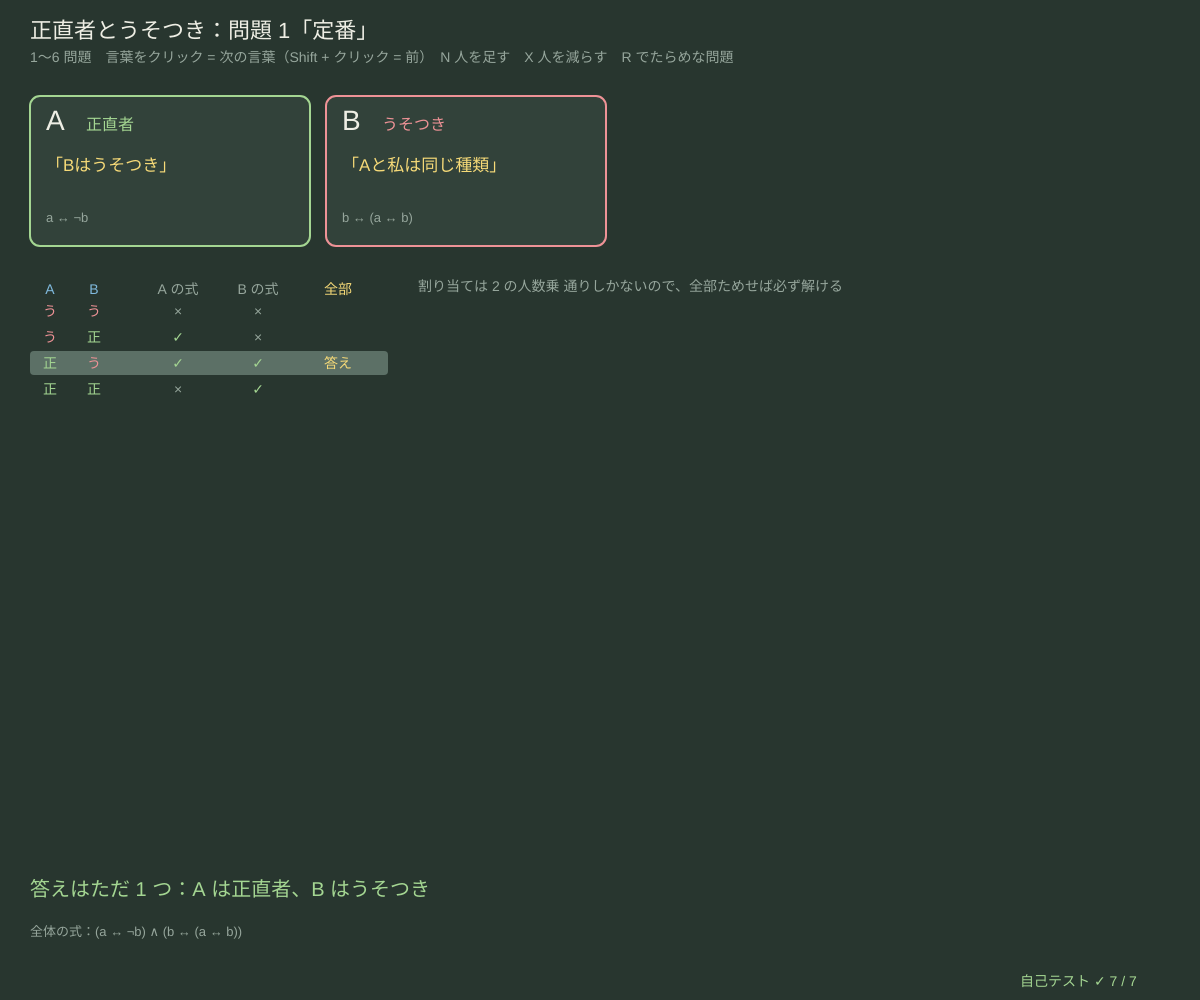
Frame 1 (no input)
Frame 60 (no input): identical to frame 1, image omitted
Frame 120 (the mouse pressed at the canvas centre since frame 60): identical to frame 1, image omitted

The p5.js sketch that drew this single still picture (run headless with seeded random() and noise() and a simulated clock; from frame 60 on, the mouse is pressed at the canvas centre):

// p5.js sketch
// ── sketch.js
// ============================================
// 13 正直者とうそつき ─ ある島の住人は、いつも本当のことを言う正直者か、いつもうそを言ううそつき。
// 「A が言う S」は「A が正直者 ⇔ S が正しい」という論理式になる（a = A が正直者）。全員の式を ∧ でつなぎ、
// 割り当て（だれが正直者か）を全部ためすと、答えが 1 つ・いくつも・1 つもない、のどれかがわかる。
// 「私はうそつき」は a ↔ ¬a で、どの割り当てでも偽：うそつきのパラドックス
// 1〜6 問題 / 人のカードの言葉をクリック = 次の言葉（Shift + クリック = 前）/ N 人を足す（4 人まで）/ X 人を減らす / R でたらめな問題
// ============================================

const NAMES = ['A', 'B', 'C', 'D'];
const PUZZLES = [                       // ★ 問題：人ごとの言葉 [種類, 引数…]
  ['定番', [['liar', 1], ['same', 0, 1]]],
  ['2 人ともうそつき？', [['allLiars'], ['none']]],
  ['うそつきの連鎖', [['liar', 1], ['liar', 2], ['bothLiars', 0, 1]]],
  ['「私は正直者」', [['knight', 0], ['none']]],
  ['うそつきのパラドックス', [['liar', 0], ['none']]],
  ['人数の証言', [['exactly', 1], ['exactly', 2], ['atLeastOneLiar']]],
];
let people = [], pIdx = 0, cardHits = [];

function setup() {
  createCanvas(windowWidth, windowHeight);
  selfTest();
  loadPuzzle(0);
}
function windowResized() { resizeCanvas(windowWidth, windowHeight); }
function loadPuzzle(k) { pIdx = k; people = PUZZLES[k][1].map((s) => s.slice()); }
// ---- 言葉 → 日本語と論理式（変数 a b c d = その人が正直者）
const vname = (i) => 'abcd'[i];
function stmtJa(s, me) {
  const nm = (i) => (i === me ? '私' : NAMES[i]);
  switch (s[0]) {
    case 'none': return '（何も言わない）';
    case 'knight': return nm(s[1]) + 'は正直者';
    case 'liar': return nm(s[1]) + 'はうそつき';
    case 'same': return nm(s[1]) + 'と' + nm(s[2]) + 'は同じ種類';
    case 'diff': return nm(s[1]) + 'と' + nm(s[2]) + 'はちがう種類';
    case 'ifThen': return nm(s[1]) + 'が正直者なら' + nm(s[2]) + 'も正直者';
    case 'bothLiars': return nm(s[1]) + 'も' + nm(s[2]) + 'もうそつき';
    case 'exactly': return '正直者はちょうど ' + s[1] + ' 人';
    case 'atLeastOneLiar': return '少なくとも 1 人はうそつき';
    case 'allLiars': return '全員うそつき';
  }
  return '?';
}
function stmtFml(s, n) {                // 言葉の論理式
  const v = (i) => fVar(vname(i)), ands = (fs) => fs.reduce((x, y) => fBin('and', x, y)), ors = (fs) => fs.reduce((x, y) => fBin('or', x, y));
  switch (s[0]) {
    case 'none': return F_TOP;
    case 'knight': return v(s[1]);
    case 'liar': return fNot(v(s[1]));
    case 'same': return fBin('iff', v(s[1]), v(s[2]));
    case 'diff': return fNot(fBin('iff', v(s[1]), v(s[2])));
    case 'ifThen': return fBin('imp', v(s[1]), v(s[2]));
    case 'bothLiars': return fBin('and', fNot(v(s[1])), fNot(v(s[2])));
    case 'atLeastOneLiar': return ors(Array.from({ length: n }, (_, i) => fNot(v(i))));
    case 'allLiars': return ands(Array.from({ length: n }, (_, i) => fNot(v(i))));
    case 'exactly': {                   // ちょうど k 人：正直者の組み合わせを全部 ∨ でつなぐ
      let terms = [];
      for (let m = 0; m < 1 << n; m++) if (popcount(m) === s[1]) terms.push(ands(Array.from({ length: n }, (_, i) => ((m >> i) & 1 ? v(i) : fNot(v(i))))));
      return terms.length ? ors(terms) : F_BOT;
    }
  }
  return F_TOP;
}
function popcount(m) { let c = 0; while (m) { c += m & 1; m >>= 1; } return c; }
function stmtDirect(s, env, n) {        // 同じ意味を、式を使わずに直接計算（自己テストでくらべる）
  let k = env.filter((x) => x).length;
  switch (s[0]) {
    case 'none': return true;
    case 'knight': return env[s[1]];
    case 'liar': return !env[s[1]];
    case 'same': return env[s[1]] === env[s[2]];
    case 'diff': return env[s[1]] !== env[s[2]];
    case 'ifThen': return !env[s[1]] || env[s[2]];
    case 'bothLiars': return !env[s[1]] && !env[s[2]];
    case 'exactly': return k === s[1];
    case 'atLeastOneLiar': return k < n;
    case 'allLiars': return k === 0;
  }
  return true;
}
function puzzleFml(ps) { let n = ps.length; return ps.map((s, i) => fBin('iff', fVar(vname(i)), stmtFml(s, n))).reduce((x, y) => fBin('and', x, y)); }
// ★ 解く：全部の割り当て（2ⁿ 通り）で、全員の「正直者 ⇔ 言葉が正しい」が成り立つものを集める
function solve(ps) {
  let n = ps.length, f = puzzleFml(ps), vars = ps.map((_, i) => vname(i)), models = [];
  for (let m = 0; m < 1 << n; m++) { let env = {}; vars.forEach((v, i) => (env[v] = !!((m >> (n - 1 - i)) & 1))); if (evalFml(f, env)) models.push(vars.map((v) => env[v])); }
  return { f, models };
}
function solveDirect(ps) { let n = ps.length, out = []; for (let m = 0; m < 1 << n; m++) { let env = []; for (let i = 0; i < n; i++) env.push(!!((m >> (n - 1 - i)) & 1)); if (ps.every((s, i) => env[i] === stmtDirect(s, env, n))) out.push(env); } return out; }
function choices(me, n) {               // その人が言える言葉の一覧
  let out = [['none']];
  for (let i = 0; i < n; i++) out.push(['knight', i], ['liar', i]);
  for (let i = 0; i < n; i++) for (let j = i + 1; j < n; j++) out.push(['same', i, j], ['diff', i, j], ['bothLiars', i, j]);
  for (let i = 0; i < n; i++) for (let j = 0; j < n; j++) if (i !== j) out.push(['ifThen', i, j]);
  for (let k = 0; k <= n; k++) out.push(['exactly', k]);
  out.push(['atLeastOneLiar'], ['allLiars']);
  return out;
}
function cycle(i, dir) { let cs = choices(i, people.length), k = cs.findIndex((c) => JSON.stringify(c) === JSON.stringify(people[i])); people[i] = cs[(k + dir + cs.length) % cs.length]; pIdx = -1; }
function randomPuzzle(n) { let ps = []; for (let i = 0; i < n; i++) ps.push(rndPick(choices(i, n).slice(1))); return ps; }
function fixRefs() { let n = people.length; people = people.map((s) => (s.slice(1).some((x, j) => s[0] !== 'exactly' && x >= n) ? ['none'] : s[0] === 'exactly' && s[1] > n ? ['exactly', n] : s)); }

function draw() {
  background(...BG);
  hudTitle('正直者とうそつき：' + (pIdx >= 0 ? '問題 ' + (pIdx + 1) + '「' + PUZZLES[pIdx][0] + '」' : '自分で作った問題'), '1〜6 問題　言葉をクリック = 次の言葉（Shift + クリック = 前）　N 人を足す　X 人を減らす　R でたらめな問題');
  let n = people.length, sol = solve(people), unique = sol.models.length === 1 ? sol.models[0] : null;
  // ---- 人のカード
  let cw = Math.min(280, (width - 60) / n - 16);
  cardHits = [];
  people.forEach((s, i) => {
    let x = 30 + i * (cw + 16), y = 96, role = unique ? (unique[i] ? 'knight' : 'liar') : null;
    stroke(...(role === 'knight' ? GRN : role === 'liar' ? PINK : LINEC)); strokeWeight(2); fill(...PANEL); rect(x, y, cw, 150, 10);
    noStroke(); fill(...INK); textSize(28); textAlign(LEFT, TOP); text(NAMES[i], x + 16, y + 12);
    if (role) { fill(...(role === 'knight' ? GRN : PINK)); textSize(16); text(role === 'knight' ? '正直者' : 'うそつき', x + 56, y + 22); }
    fill(...YEL); textSize(17); text('「' + stmtJa(s, i) + '」', x + 16, y + 62, cw - 24, 50);
    fill(...DIMC); textSize(13); text(fmlStr(fBin('iff', fVar(vname(i)), stmtFml(s, n))), x + 16, y + 116, cw - 24, 30);
    cardHits.push([i, x, y, cw, 150]);
  });
  // ---- 真理値表
  let y0 = 290, rows = 1 << n, rh = Math.min(26, (height - y0 - 140) / rows);
  noStroke(); textAlign(CENTER, CENTER); textSize(14);
  people.forEach((_, i) => { fill(...SKY); text(NAMES[i], 50 + i * 44, y0); });
  people.forEach((s, i) => { fill(...DIMC); text(NAMES[i] + ' の式', 50 + n * 44 + 40 + i * 80, y0); });
  fill(...YEL); text('全部', 50 + n * 44 + 40 + n * 80, y0);
  for (let m = 0; m < rows; m++) {
    let env = {}; for (let i = 0; i < n; i++) env[vname(i)] = !!((m >> (n - 1 - i)) & 1);
    let y = y0 + 22 + m * rh, ok = evalFml(sol.f, env);
    if (ok) { fill(...LINEC); rect(30, y - rh / 2, 50 + n * 44 + 40 + n * 80 + 20, rh - 2, 4); }
    textSize(Math.min(14, rh * 0.7));
    for (let i = 0; i < n; i++) { fill(...(env[vname(i)] ? GRN : PINK)); text(env[vname(i)] ? '正' : 'う', 50 + i * 44, y); }
    people.forEach((s, i) => { let v = evalFml(fBin('iff', fVar(vname(i)), stmtFml(s, n)), env); fill(...(v ? GRN : DIMC)); text(v ? '✓' : '×', 50 + n * 44 + 40 + i * 80, y); });
    fill(...(ok ? YEL : DIMC)); text(ok ? '答え' : '', 50 + n * 44 + 40 + n * 80, y);
  }
  let lx = 50 + n * 44 + 40 + n * 80 + 80;
  fill(...DIMC); textSize(14); textAlign(LEFT, TOP); textLeading(22);
  text('読み方\n正 = 正直者、う = うそつき（a = A は正直者）\n「A の式」= A ⇔ A の言葉が正しい\n全員の式が ✓ の行が答え\n\n正直者の言葉は正しい、うそつきの言葉はまちがい。\nだから「A が S と言う」は a ↔ S。\n割り当ては 2 の人数乗 通りしかないので、全部ためせば必ず解ける', lx, y0 - 10, width - lx - 30, 300);
  // ---- 結論
  let by = height - 104; textAlign(LEFT, BASELINE); textSize(20);
  if (unique) { fill(...GRN); text('答えはただ 1 つ：' + people.map((_, i) => NAMES[i] + ' は' + (unique[i] ? '正直者' : 'うそつき')).join('、'), 30, by); }
  else if (sol.models.length) { fill(...YEL); text('答えが ' + sol.models.length + ' 通り：この言葉だけでは決まらない', 30, by); }
  else { fill(...PINK); text('答えなし：どの割り当てでも矛盾する' + (people.some((s, i) => s[0] === 'liar' && s[1] === i) ? '（「私はうそつき」= a ↔ ¬a はうそつきのパラドックス）' : ''), 30, by); }
  fill(...DIMC); textSize(13);
  text('全体の式：' + (fmlStr(sol.f).length > 150 ? fmlStr(sol.f).slice(0, 149) + '…' : fmlStr(sol.f)), 30, by + 30, width - 60, 40);
  drawSelfTest(width - 180, height - 14);
}
function mousePressed() {
  for (let [i, x, y, w, h] of cardHits) if (mouseX > x && mouseX < x + w && mouseY > y && mouseY < y + h) { cycle(i, keyIsPressed && key === 'Shift' ? -1 : 1); return; }
}
function keyPressed() {
  if (key >= '1' && key <= '6') loadPuzzle(Number(key) - 1);
  if ((key === 'n' || key === 'N') && people.length < 4) { people.push(['none']); pIdx = -1; }
  if ((key === 'x' || key === 'X') && people.length > 1) { people.pop(); fixRefs(); pIdx = -1; }
  if (key === 'r' || key === 'R') { people = randomPuzzle(rndInt(2, 4)); pIdx = -1; }
  return false;
}

// ---- 自己テスト
function selfTest() {
  selfTestResults = [];
  const ans = (k) => solve(PUZZLES[k][1]).models.map((m) => m.map((v) => (v ? '正' : 'う')).join(''));
  check('問題 1：A は正直者、B はうそつき（ただ 1 つ）', ans(0).join() === '正う');
  check('問題 2：「2 人ともうそつき」と言う A はうそつき、B は正直者', ans(1).join() === 'う正');
  check('問題 3：うそつきの連鎖は B だけが正直者', ans(2).join() === 'う正う');
  check('問題 4「私は正直者」は答えが 2 通り、問題 5「私はうそつき」は答えなし', ans(3).length === 2 && ans(4).length === 0);
  check('うそつきの文 L ↔ ¬L は矛盾（真理値表で 2 行とも偽）', classifyFml(fBin('iff', fVar('l'), fNot(fVar('l')))).kind === 'contra');
  seedRng(13); let agree = 0, N = 300, kinds = [0, 0, 0], sat = true;
  for (let t = 0; t < N; t++) {
    let ps = randomPuzzle(rndInt(2, 4));
    let a = solve(ps).models.map((m) => m.join()), b = solveDirect(ps).map((m) => m.join());
    if (a.join('|') === b.join('|')) agree++;
    kinds[Math.min(2, a.length)]++;
    for (let m of solve(ps).models) if (!ps.every((s, i) => m[i] === stmtDirect(s, m, ps.length))) sat = false;
  }
  check('でたらめな問題 ' + N + ' 個：論理式の真理値表で解いた答え = 言葉を直接計算した総当たりの答え', agree === N);
  check('答えなし ' + kinds[0] + '・ただ 1 つ ' + kinds[1] + '・複数 ' + kinds[2] + ' の全部が出て、答えはどれも全員の言葉と合う', kinds.every((k) => k > 0) && sat);
  reportSelfTest();
}

// ---------- やってみよう ----------
// 1. 問題 1 を自分で解いてから、右の表で確かめよう。「B が言う A と B は同じ種類」は、実は「A は正直者」と同じ意味（なぜ？）
// 2. 問題 4「私は正直者」はなぜ答えが決まらない？ 問題 5「私はうそつき」はなぜ答えがない？
// 3. 言葉をクリックで変えて、答えがただ 1 つになる 3 人の問題を作ろう。友だちに出題してみよう
// 4. 「正直者はちょうど k 人」は ∧ と ∨ で書くと長い式になる。全体の式の長さを見よう
// 5. 11 の「この文は証明できない」は、うそつきの文の「うそ」を「証明できない」にかえたもの。こちらは矛盾しない

// ==================================================
// ここから下は「論理の道具」（中身は読まなくても OK。消さないでね）
// ==================================================
// ---- 色と小さな道具（黒板とチョーク）
const BG = [40, 54, 47];                // 背景（黒板の灰緑）
const INK = [238, 238, 228];            // 文字（白いチョーク）
const YEL = [246, 218, 120], SKY = [128, 186, 222], PINK = [238, 146, 150], GRN = [164, 214, 146], LILAC = [196, 170, 230];
const DIMC = [150, 166, 156], PANEL = [50, 66, 58], LINEC = [92, 112, 102];
function clampv(v, a, b) { return v < a ? a : v > b ? b : v !== v ? a : v; }     // NaN なら a に戻す
function fmtN(v, d) { if (typeof v !== 'number' || v !== v) return '?'; return v.toFixed(d === undefined ? 2 : d); }
function hudTitle(t, sub) {              // 左上のタイトルと操作の説明（日本語は 1 文字ずつ折り返す）
  textWrap(CHAR); noStroke(); fill(...INK); textSize(22); textAlign(LEFT, BASELINE); text(t, 30, 38);
  fill(...DIMC); textSize(14); textLeading(19); text(sub, 30, 62);
}
function typeInto(s, ch, allowed, maxLen) {   // 文字の入力：allowed に入っている 1 文字だけ足す（長さの上限つき）
  if (typeof ch !== 'string' || ch.length !== 1 || allowed.indexOf(ch) < 0) return s;
  return s.length < (maxLen || 40) ? s + ch : s;
}
function chalkPanel(x, y, w, h) { noStroke(); fill(...PANEL); rect(x, y, w, h, 8); }
function drawInputLine(x, y, label, s, err, active) {   // 入力欄：文字列と、まちがいの説明
  noStroke(); fill(...(active === false ? DIMC : YEL)); textSize(15); textAlign(LEFT, BASELINE); text(label, x, y);
  let lx = x + textWidth(label) + 8;
  fill(...INK); textSize(20); text(s + (active !== false && frameCount % 60 < 30 ? '▏' : ''), lx, y + 1);
  if (err) { fill(...PINK); textSize(14); text('✗ ' + err, lx, y + 22); }
}
// ---- 種つきの乱数（同じ種なら毎回同じ列 → 実験をくり返せる）
let rngState = 1;
function seedRng(s) { rngState = (s >>> 0) || 1; }
function rnd() {                       // 0〜1 の一様乱数（mulberry32）
  rngState = (rngState + 0x6d2b79f5) >>> 0;
  let t = rngState;
  t = Math.imul(t ^ (t >>> 15), t | 1);
  t ^= t + Math.imul(t ^ (t >>> 7), t | 61);
  return ((t ^ (t >>> 14)) >>> 0) / 4294967296;
}
function rndInt(a, b) { return a + Math.floor(rnd() * (b - a + 1)); }
function rndPick(arr) { return arr[Math.floor(rnd() * arr.length)]; }
// ---- 論理式の道具：字句 → 構文木（再帰下降）→ 文字列・真理値
// 構文木 = { op: 'var', name } / { op: 'top' } ⊤ / { op: 'bot' } ⊥ / { op: 'not', a } / { op: 'and' | 'or' | 'imp' | 'iff', a, b }
//          （様相論理だけ { op: 'box', a } □ と { op: 'dia', a } ◇）
// 強さの順：¬ □ ◇ ＞ ∧ ＞ ∨ ＞ →（右から結合：p→q→r = p→(q→r)）＞ ↔
// ASCII でも書ける：~ ! = ¬、& ^ = ∧、| = ∨、-> > = →、<-> = = ↔、1 = ⊤、0 = ⊥、[] = □、<> = ◇
const FML_KEYS = 'abcdefghijklmnopqrstuvwxyz0123456789~!&|^-<>=()[] ';   // 入力できる文字
const FML_MAX_VARS = 6;                // ★ 変数の数の上限（真理値表は 2⁶ = 64 行まで）
const OP_SYM = { not: '¬', and: '∧', or: '∨', imp: '→', iff: '↔', box: '□', dia: '◇' };
function fVar(n) { return { op: 'var', name: n }; }
function fNot(a) { return { op: 'not', a }; }
function fBin(op, a, b) { return { op, a, b }; }
const F_TOP = { op: 'top' }, F_BOT = { op: 'bot' };
function lexFormula(src, modal) {      // 返り値 {toks} または {error, at}
  let toks = [], i = 0;
  const one = { '¬': 'not', '~': 'not', '!': 'not', '∧': 'and', '&': 'and', '^': 'and', '∨': 'or', '|': 'or', '→': 'imp', '>': 'imp', '↔': 'iff', '=': 'iff',
    '(': '(', ')': ')', '⊤': 'top', '1': 'top', '⊥': 'bot', '0': 'bot', '□': 'box', '◇': 'dia' };
  while (i < src.length) {
    let c = src[i];
    if (c === ' ') { i++; continue; }
    if (src.startsWith('<->', i)) { toks.push({ k: 'iff', at: i }); i += 3; continue; }
    if (src.startsWith('->', i)) { toks.push({ k: 'imp', at: i }); i += 2; continue; }
    if (src.startsWith('[]', i) || src.startsWith('<>', i)) {
      if (!modal) return { error: '[] <>（□ ◇）は様相論理（12）だけで使える', at: i };
      toks.push({ k: src[i] === '[' ? 'box' : 'dia', at: i }); i += 2; continue;
    }
    if (c >= 'a' && c <= 'z') {
      let j = i + 1; while (j < src.length && ((src[j] >= '0' && src[j] <= '9') || src[j] === "'")) j++;
      toks.push({ k: 'var', name: src.slice(i, j), at: i }); i = j; continue;
    }
    if (one[c]) {
      if ((one[c] === 'box' || one[c] === 'dia') && !modal) return { error: '□ ◇ は様相論理（12）だけで使える', at: i };
      toks.push({ k: one[c], at: i }); i++; continue;
    }
    if (c === '-' || c === '<' || c === '[' || c === ']') return { error: '「' + c + '」だけでは記号にならない（-> <-> [] <> と書く）', at: i };
    return { error: '使えない文字「' + c + '」', at: i };
  }
  return { toks };
}
function parseFormula(src, modal) {     // 返り値 {f} または {error, at}（例外は投げない）
  if (typeof src !== 'string') return { error: '文字列ではない', at: 0 };
  if (src.length > 160) return { error: '長すぎる（160 文字まで）', at: 160 };
  let lx = lexFormula(src, modal);
  if (lx.error) return lx;
  let toks = lx.toks, pos = 0, depth = 0;
  if (!toks.length) return { error: '式が空', at: 0 };
  const peek = () => toks[pos], at = () => (toks[pos] ? toks[pos].at : src.length);
  const fail = (m) => { throw { msg: m, at: at() }; };
  const bin = (sub, op, right) => {    // 2 項演算の 1 段：左結合（right なら右結合）
    let a = sub();
    if (right) { if (peek() && peek().k === op) { pos++; return fBin(op, a, bin(sub, op, true)); } return a; }
    while (peek() && peek().k === op) { pos++; a = fBin(op, a, sub()); }
    return a;
  };
  const pIff = () => bin(pImp, 'iff', false);
  const pImp = () => bin(pOr, 'imp', true);
  const pOr = () => bin(pAnd, 'or', false);
  const pAnd = () => bin(pUn, 'and', false);
  const pUn = () => {
    if (++depth > 80) fail('入れ子が深すぎる');
    let t = peek(), r;
    if (!t) fail('式が途中で終わっている');
    if (t.k === 'not' || t.k === 'box' || t.k === 'dia') { pos++; r = { op: t.k, a: pUn() }; }
    else if (t.k === 'var') { pos++; r = fVar(t.name); }
    else if (t.k === 'top') { pos++; r = F_TOP; }
    else if (t.k === 'bot') { pos++; r = F_BOT; }
    else if (t.k === '(') { pos++; r = pIff(); if (!peek() || peek().k !== ')') fail('「)」が足りない'); pos++; }
    else if (t.k === ')') fail('「)」の前に式がない');
    else fail('「' + OP_SYM[t.k] + '」の前に式がない');
    depth--; return r;
  };
  try {
    let f = pIff();
    if (pos < toks.length) {
      let t = toks[pos];
      return { error: t.k === ')' ? '余分な「)」' : t.k === 'var' || t.k === '(' || t.k === 'top' || t.k === 'bot' || t.k === 'not' ? 'ここに演算子（∧ ∨ → など）が要る' : '「' + (OP_SYM[t.k] || t.k) + '」がおかしな所にある', at: t.at };
    }
    let nv = fmlVars(f).length;
    if (nv > FML_MAX_VARS) return { error: '変数が ' + nv + ' 個（' + FML_MAX_VARS + ' 個まで）', at: 0 };
    return { f };
  } catch (e) { return { error: e && e.msg ? e.msg : '読めない式', at: e && e.at !== undefined ? e.at : 0 }; }
}
const FML_PREC = { iff: 1, imp: 2, or: 3, and: 4 };
function fmlStr(f) {                    // 構文木 → 文字列（かっこは必要な所と、ちがう演算子が混ざる所に）
  if (!f) return '?';
  switch (f.op) {
    case 'var': return f.name;
    case 'top': return '⊤';
    case 'bot': return '⊥';
    case 'not': case 'box': case 'dia': return OP_SYM[f.op] + (FML_PREC[f.a.op] ? '(' + fmlStr(f.a) + ')' : fmlStr(f.a));
  }
  let side = (c, isLeft) => {
    if (!FML_PREC[c.op]) return fmlStr(c);
    let assocOk = c.op === f.op && (f.op === 'imp' ? !isLeft : isLeft);
    return assocOk ? fmlStr(c) : '(' + fmlStr(c) + ')';
  };
  return side(f.a, true) + ' ' + OP_SYM[f.op] + ' ' + side(f.b, false);
}
function fmlVars(f, out) {              // 出てくる変数（名前の順）
  let top = !out; out = out || new Set();
  if (f.op === 'var') out.add(f.name);
  if (f.a) fmlVars(f.a, out);
  if (f.b) fmlVars(f.b, out);
  return top ? [...out].sort() : out;
}
function evalFml(f, env) {              // 真理値（env = { p: true, q: false, ... }）
  switch (f.op) {
    case 'var': return !!env[f.name];
    case 'top': return true;
    case 'bot': return false;
    case 'not': return !evalFml(f.a, env);
    case 'and': return evalFml(f.a, env) && evalFml(f.b, env);
    case 'or': return evalFml(f.a, env) || evalFml(f.b, env);
    case 'imp': return !evalFml(f.a, env) || evalFml(f.b, env);
    case 'iff': return evalFml(f.a, env) === evalFml(f.b, env);
  }
  return false;                         // □ ◇ は真理値表では評価しない（12 を見よ）
}
function envOf(vars, k) { let e = {}; vars.forEach((v, i) => (e[v] = !!((k >> (vars.length - 1 - i)) & 1))); return e; }   // k 番目の割り当て（上の桁が最初の変数）
function truthRows(f, vars) { vars = vars || fmlVars(f); let rows = []; for (let k = 0; k < 1 << vars.length; k++) { let env = envOf(vars, k); rows.push({ env, v: evalFml(f, env) }); } return rows; }
function classifyFml(f) {               // 'taut' 恒真 / 'sat' 充足可能（恒真ではない）/ 'contra' 矛盾
  let rows = truthRows(f), n = rows.filter((r) => r.v).length;
  return { kind: n === rows.length ? 'taut' : n === 0 ? 'contra' : 'sat', nTrue: n, nRows: rows.length };
}
const KIND_JA = { taut: '恒真（トートロジー）', sat: '充足可能（恒真ではない）', contra: '矛盾（充足不能）' };
function fmlEq(a, b) { if (!a || !b || a.op !== b.op) return false; if (a.op === 'var') return a.name === b.name; if (a.a && !fmlEq(a.a, b.a)) return false; if (a.b && !fmlEq(a.b, b.b)) return false; return true; }
function fmlSize(f) { return 1 + (f.a ? fmlSize(f.a) : 0) + (f.b ? fmlSize(f.b) : 0); }
function sameTable(f, g) {              // 全部の割り当てで同じ値か（同値）
  let vars = [...new Set(fmlVars(f).concat(fmlVars(g)))].sort();
  for (let k = 0; k < 1 << vars.length; k++) { let e = envOf(vars, k); if (evalFml(f, e) !== evalFml(g, e)) return false; }
  return true;
}
function randomFml(d, vars, consts) {   // でたらめな式（自己テスト用、種つき乱数）
  let r = rnd();
  if (d <= 0 || r < 0.22) return consts && rnd() < 0.12 ? (rnd() < 0.5 ? F_TOP : F_BOT) : fVar(rndPick(vars));
  if (r < 0.38) return fNot(randomFml(d - 1, vars, consts));
  return fBin(rndPick(['and', 'or', 'imp', 'iff', 'and', 'or']), randomFml(d - 1, vars, consts), randomFml(d - 1, vars, consts));
}
function fmlTreeKids(f) { return f.a ? (f.b ? [f.a, f.b] : [f.a]) : []; }
function fmlTreeLabel(f) { return f.op === 'var' ? f.name : f.op === 'top' ? '⊤' : f.op === 'bot' ? '⊥' : OP_SYM[f.op]; }
// ---- 自己テストの道具
let selfTestResults = [];
function check(name, cond) { selfTestResults.push({ name, ok: !!cond }); }
function reportSelfTest() { for (let r of selfTestResults) (r.ok ? console.log : console.error)((r.ok ? '✓ ' : '✗ ') + r.name); }
function selfTestLine() { let n = selfTestResults.filter((r) => r.ok).length; return '自己テスト ' + (n === selfTestResults.length ? '✓ ' : '✗ ') + n + ' / ' + selfTestResults.length; }
function drawSelfTest(x, y) { noStroke(); fill(...(selfTestResults.every((r) => r.ok) ? GRN : PINK)); textSize(14); textAlign(LEFT, BASELINE); text(selfTestLine(), x, y); }
